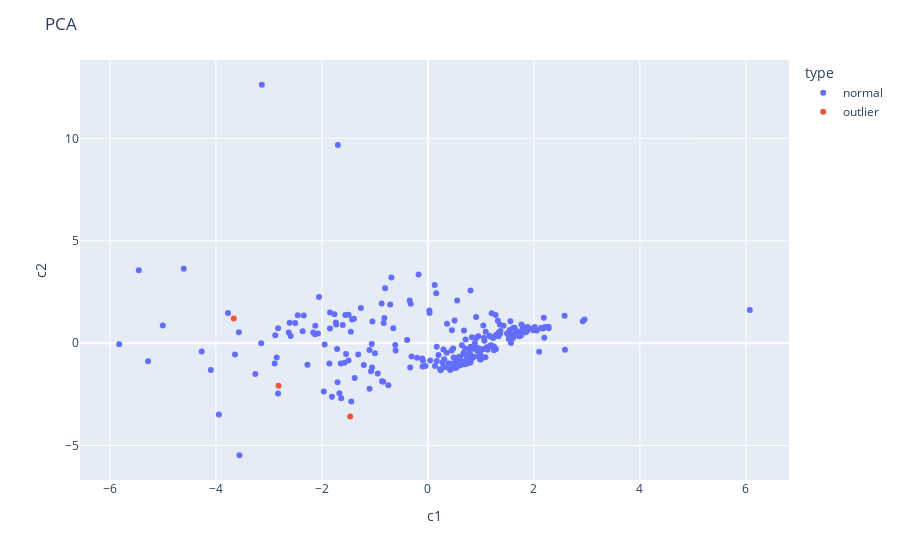

Notebook source saved alongside this figure:
### Code cell
viz.show_tsne(df, outliers_indices_ae, names)

### Figure 1 — Plotly figure (JSON) as saved in the notebook; plotly's stock layout.template omitted (floating-point values rounded to 4 significant figures; data arrays with more than 128 entries replaced by an {"elided": "..."} marker saying what was removed)
{"data": [{"customdata": {"elided": "265x1 int values"}, "hovertemplate": "type=normal<br>c1=%{x}<br>c2=%{y}<br>entity_name=%{customdata[0]}<extra></extra>", "legendgroup": "normal", "marker": {"color": "#636efa", "symbol": "circle"}, "mode": "markers", "name": "normal", "showlegend": true, "type": "scatter", "x": {"elided": "265 float values"}, "xaxis": "x", "y": {"elided": "265 float values"}, "yaxis": "y"}, {"customdata": [[440], [1946], [9121]], "hovertemplate": "type=outlier<br>c1=%{x}<br>c2=%{y}<br>entity_name=%{customdata[0]}<extra></extra>", "legendgroup": "outlier", "marker": {"color": "#EF553B", "symbol": "circle"}, "mode": "markers", "name": "outlier", "showlegend": true, "type": "scatter", "x": [-2.818, -1.467, -3.663], "xaxis": "x", "y": [-2.08, -3.578, 1.2], "yaxis": "y"}], "layout": {"legend": {"title": {"text": "type"}, "tracegroupgap": 0}, "margin": {"t": 60}, "title": {"text": "PCA"}, "xaxis": {"anchor": "y", "domain": [0, 1], "title": {"text": "c1"}}, "yaxis": {"anchor": "x", "domain": [0, 1], "title": {"text": "c2"}}}}
